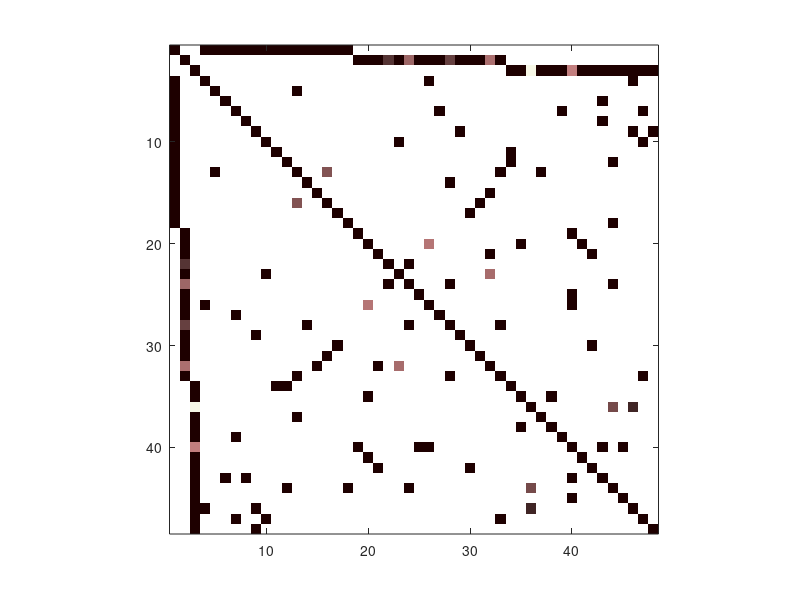
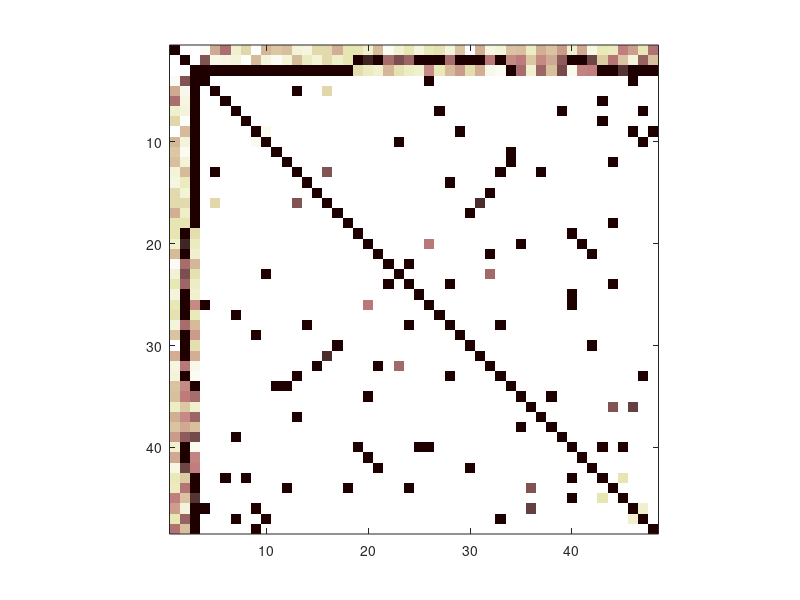
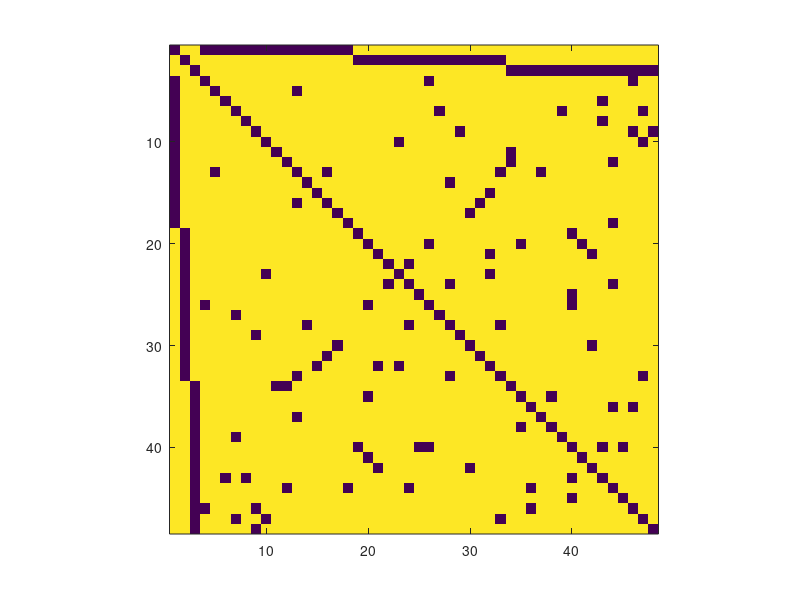
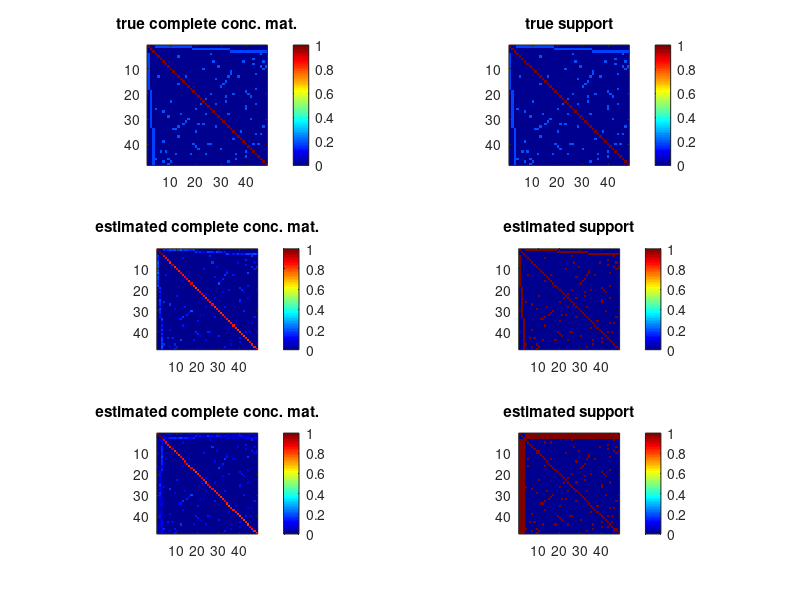

Write MATLAB code to recreate these figures, in order.
clear all; clc; 
load('TOY_DISJOINT.mat');

p=size(Dfin,1);
order = [3 2 1 4:p];
Dfin=Dfin(order,order);

figure(1);clf;
subplot(3,2,1)
imagesc(abs(Dfull));
pbaspect([1 1 1]);
title('true complete conc. mat.');
colorbar
subplot(3,2,2)
imagesc(abs(Dfull));
pbaspect([1 1 1]);
title('true support');
colorbar
subplot(3,2,3)
imagesc(abs(Dfin).*(abs(Dfin)>THRESH));
pbaspect([1 1 1]);
title('estimated complete conc. mat.');
colorbar
subplot(3,2,4)
imagesc(abs(Dfin)>THRESH);
pbaspect([1 1 1]);
title('estimated support');
colorbar
subplot(3,2,5)
imagesc(abs(Dfin_tr).*(abs(Dfin_tr)>THRESH));
pbaspect([1 1 1]);
title('estimated complete conc. mat.');
colorbar
subplot(3,2,6)
imagesc(abs(Dfin_tr)>THRESH);
pbaspect([1 1 1]);
title('estimated support');
colorbar
colormap jet


figure(2);clf;
imagesc(-min(abs(Dfin).*(abs(Dfin)>THRESH),.1));
pbaspect([1 1 1]);
% title('estimated complete conc. mat.');
colormap pink
mkdir('fig');
print('fig/disjoint_om','-depsc')

figure(3);clf;
imagesc(-min(abs(Dfin_tr).*(abs(Dfin_tr)>THRESH),.1));
pbaspect([1 1 1]);
% title('estimated complete conc. mat.');
colormap pink
mkdir('fig');
print('fig/disjoint_tr','-depsc')

figure(4);clf;
imagesc(-((abs(Dfin))>THRESH));
pbaspect([1 1 1]);
% title('estimated complete conc. mat.');
mkdir('fig');
print('fig/disjoint_true','-depsc')



%% only if recent version of matlab
% A=ones(size(Dfull,1));
% A(Dfull==0)=0;
% G = graph(A,'OmitSelfLoops');
% figure(4);clf;
% plot(G,'Layout', 'circle')
% axis equal;
% axis off;
% mkdir('fig');
% print('fig/disjoint_graph','-depsc')

